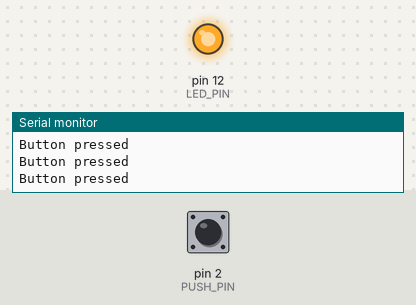
Bench run of a sketch on a simulated Arduino Uno, built with avr-gcc and run on an emulated ATmega328P. On the bench: output pins drawn as LEDs (lit = HIGH), the last lines printed to the serial monitor. Inputs (shaded band) come from the test bench; at power-on: pin 2 (PUSH_PIN) HIGH.

Above: at 1.2 s.
1.3 s: pin 2 (PUSH_PIN) pulled LOW for 0.15 s
At 1.4 s:
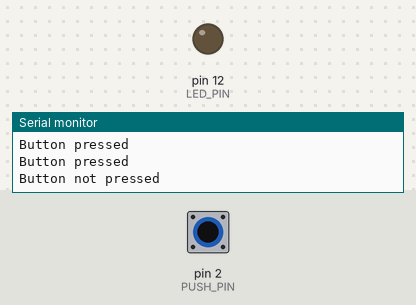
3.0 s: pin 2 (PUSH_PIN) pulled LOW for 3.2 s
At 6.5 s:
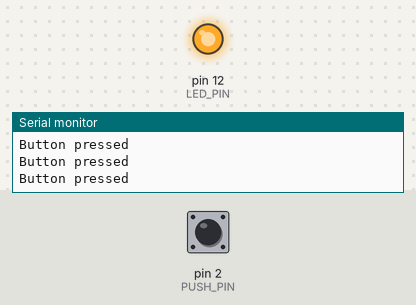
Timing chart, 0 to 8.0 s (numbered marks = the images above; inputs shaded):
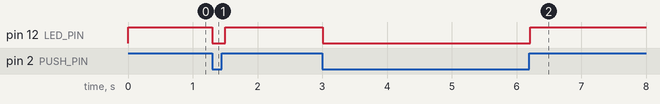

Measured:
- after the input at 1.3 s, pin 12 (LED_PIN): HIGH → LOW at once, → HIGH 0.20 s later
- after the input at 3.0 s, pin 12 (LED_PIN): HIGH → LOW at once, → HIGH 3.2 s later

The sketch:

activity_3_Button_and_LED.ino
```cpp
#define PUSH_PIN 2
#define LED_PIN 12


void setup() {
  // put your setup code here, to run once:
  Serial.begin(9600);
  pinMode(PUSH_PIN, INPUT);
  pinMode(LED_PIN, OUTPUT);

  digitalWrite(LED_PIN, LOW);


}

void loop() {
  // put your main code here, to run repeatedly:

  //digiralRead read wither the push pin is pressed
  //0 or LOW means not pressed
  //1 or HIGH means pressed
  if(digitalRead(PUSH_PIN)==0){
    Serial.println("Button not pressed");
      digitalWrite(LED_PIN, LOW); //LED OFF

  } else{
    Serial.println("Button pressed");
      digitalWrite(LED_PIN, HIGH);//LED on

  }
  delay(100); //wait 1 second
}
```
